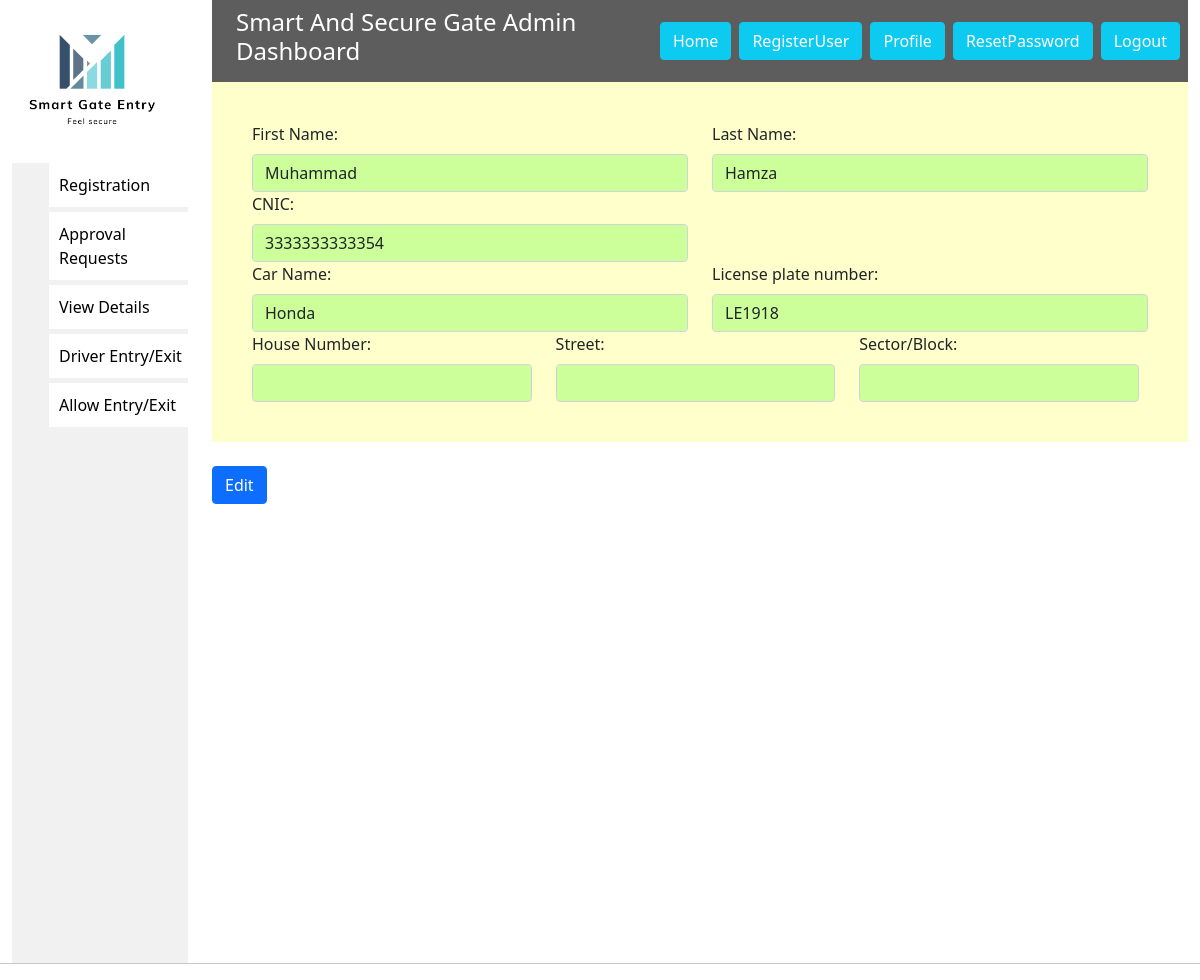
The app's page /ViewDetailsGuest/34/ (signed in) with its own data.
### fyp/models.py (models this page shows, shortened)
class Driver(Person):
    Car_Plate_number=models.ForeignKey(Car, null=True,on_delete=models.SET_NULL)
    House_no=models.CharField(max_length=200,blank=True,null=True)
    Street=models.CharField(max_length=200,blank=True,null=True)
    Sector=models.CharField(max_length=200,blank=True,null=True)
    Sector=models.CharField(max_length=200,blank=True,null=True)
    type=models.CharField(max_length=20,default="resident")
    class Meta:
        abstract=True

class Guests(Driver):
    Card_id=models.ForeignKey(Card, null=True,on_delete=models.SET_NULL)
    Guest_id=models.AutoField(primary_key=True)
    isentered=models.BooleanField(default=False)
    Phone_Number=None
    GuestType=models.CharField(max_length=20,default="OneTime")

class Car(models.Model):
    Car_Plate_number=models.CharField(max_length=7,primary_key=True)
    Name=models.CharField(max_length=30,null=True)
    def __str__(self):
        return self.Car_Plate_number

### fyp/views.py (the view)
# urls.py: path("ViewDetailsGuest/<int:id>/", views.Edit_Guest, name='Edit_Guest'),
@login_required(login_url="Login")
def Edit_Guest(request,id):
    pi=Guests.objects.get(pk=id)
    car=Car.objects.get(Car_Plate_number=pi.Car_Plate_number)
    context={'data':pi,
    'car':car
    }
    return render(request,'EditGuest.html',context)

### templates/EditGuest.html (shortened to what this page needs)
{% extends 'base.html' %}
{%block body%}
<div class="container" style="background-color:rgb(255, 255, 204);padding:40px">
    <form action="{% url 'Guestupdate' data.Guest_id %}" method="POST">
        <div class="row">
            <div class="col-xs-12 col-sm-6 col-6">
                <label class="form-label">First Name:</label>
                <input type="text" class="form-control" value={{data.First_Name}} name="First_Name"
                    style="background-color:rgb(204, 255, 153)">
            </div>
            <div class="col-xs-12 col-sm-6 col-6">
                <label class="form-label">Last Name:</label>
                <input type="text" class="form-control" value={{data.Last_Name}} name="Last_Name"
                    style="background-color:rgb(204, 255, 153)">
            </div>
        </div>
        <div class="row">
            <div class="col-xs-12 col-sm-6 col-6">
                <label class="form-label">CNIC:</label>
                <input type="text" class="form-control" value={{data.CNIC}} maxlength="13" name="CNIC"
                    style="background-color:rgb(204, 255, 153)">
            </div>
        </div>
        <div class="row">
            <div class="col-xs-12 col-sm-6 col-6">
                <label class="form-label">Car Name:</label>
                <input type="text" class="form-control" value={{car.Name}} name="Car_Name"
                    style="background-color:rgb(204, 255, 153)">
            </div>
            <div class="col-xs-12 col-sm-6 col-6">
                <label class="form-label">License plate number:</label>
                <input type="text" class="form-control" value={{data.Car_Plate_number}} name="Car_Plate_number"
                    style="background-color:rgb(204, 255, 153)">
            </div>
        </div>
        <div class="row">
            <div class="col-xs-12 col-sm-6 col-3" style="width:33%">
                <label class="form-label">House Number:</label>
                <input type="number" class="form-control" value={{data.House_no}} name="H_no"
                    style="background-color:rgb(204, 255, 153)">
            </div>
            <div class="col-xs-12 col-sm-6 col-4" style="width:33%">
                <label class="form-label">Street:</label>
                <input type="number" class="form-control" value={{data.Street}} name="Street"
                    style="background-color:rgb(204, 255, 153)">
            </div>
            <div class="col-xs-12 col-sm-6 col-4" style="width:33%">
                <label class="form-label">Sector/Block:</label>
                <input type="number" class="form-control" style="background-color:rgb(204, 255, 153)"
                    value={{data.Sector}} name="Sector">
            </div>
        </div>
</div>
<br>
<span>
    <form action="{% url 'Guestupdate' data.Guest_id %}" method="POST">
        <input type="submit" class="btn btn-primary" value="Edit">
    </form>
</span>
</div>
{%endblock body%}

### static/dashboard.css (style rules this page uses)
* { margin: 0px; padding: 0px; }

### records on screen
Guests: First_Name "Muhammad", Last_Name "Hamza", CNIC "3333333333354", Car_Plate_number "LE1918"
Car: Car_Name "Honda"
